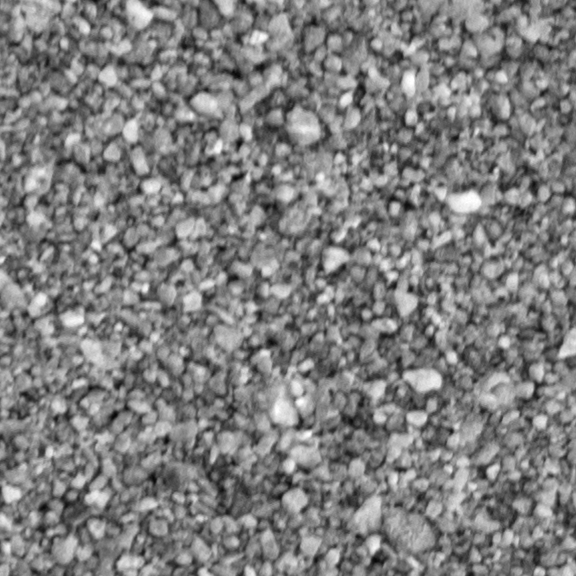
#> input picture Course_Computer_Vision/test/Sand/p010.png, 576 x 576 px, given in place of the camera
$ jupyter execute --allow-errors 13-OpjectDetection-OpenCv.ipynb   (text cells are left out)
#> lines starting #> are read from the running program, lines starting #| are printed output that depends on the picture; after the words box and inside, x2 and y2 are one past the last pixel; in counts of white or black regions, pixels touching at a corner belong together
[cell 1]
import numpy as np
import cv2
import os
os.chdir(r"C:\Users\DT1\Downloads")

[cell 2]
 #load image
img=cv2.imread("balls.jpg")
cv2.imshow("balls", img)
cv2.waitKey(0)
cv2.destroyAllWindows()

#> (a cell that did not finish here is left out)

[cell 4]
def nothing(value):
    print(value)
img=cv2.imread('balls.jpg')
#> (the rest of this cell did not finish here and is left out)

[cell 5]
cap=cv2.VideoCapture(0)
h=cap.set(cv2.CAP_PROP_FRAME_HEIGHT, 580)
w=cap.set(cv2.CAP_PROP_FRAME_WIDTH, 720)
fpr=cap.set(cv2.CAP_PROP_FPS, 30)
cv2.namedWindow("Tracking Video")

cv2.createTrackbar("LH", "Tracking Video", 0, 255, nothing)
cv2.createTrackbar("LS", "Tracking Video", 0, 255, nothing)
cv2.createTrackbar("LV", "Tracking Video", 0, 255, nothing)
cv2.createTrackbar("UH", "Tracking Video", 255, 255, nothing)
cv2.createTrackbar("US", "Tracking Video", 255, 255, nothing)
cv2.createTrackbar("UV", "Tracking Video", 255, 255, nothing)

while True:
    ret, frame = cap.read()
#> frame is the input picture: shape (576, 576, 3); min 6, max 255, mean 127
    if not ret:
        break
    font=cv2.FONT_HERSHEY_SIMPLEX
    # Colors in BGR
    WHITE  = (255, 255, 255)
    YELLOW = (0, 255, 255)
    GREEN  = (0, 255, 0)
    RED    = (0, 0, 255)


    hsv = cv2.cvtColor(frame, cv2.COLOR_BGR2HSV)
#> hsv: shape (576, 576, 3); mean H, S, V 0, 0, 127

    lh = cv2.getTrackbarPos("LH", "Tracking Video")
    ls = cv2.getTrackbarPos("LS", "Tracking Video")
    lv = cv2.getTrackbarPos("LV", "Tracking Video")
    uh = cv2.getTrackbarPos("UH", "Tracking Video")
    us = cv2.getTrackbarPos("US", "Tracking Video")
    uv = cv2.getTrackbarPos("UV", "Tracking Video")

    lower_bound = np.array([lh, ls, lv])
    upper_bound = np.array([uh, us, uv])

    mask = cv2.inRange(hsv, lower_bound, upper_bound)
#> mask: shape (576, 576); every value is 255
    result = cv2.bitwise_and(frame, frame, mask=mask)

    # [6 lines of commented-out code are left out]
    cv2.putText(mask, "Press 'q' to quit",
                (10, 30), font, 1, GREEN, 2)

    cv2.putText(mask, f"Height: {h}",
                (10, 60), font, 1, YELLOW, 2)

    cv2.putText(mask, f"Width: {w}",
                (10, 90), font, 1, YELLOW, 2)

    cv2.putText(mask, f"FPS: {fpr:.1f}",
                (10, 120), font, 1, RED, 2)
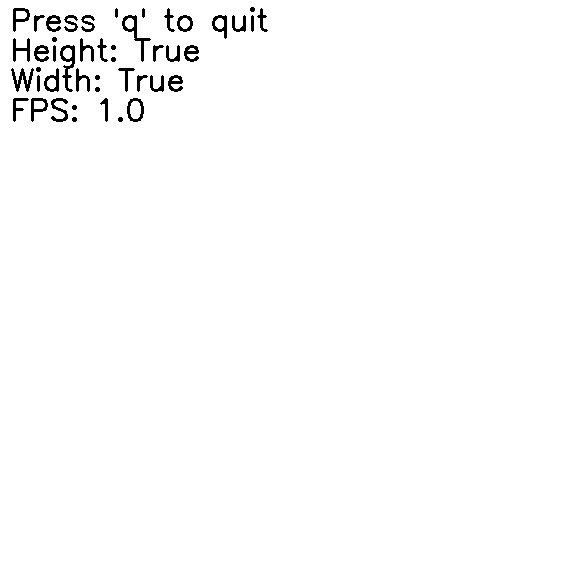
#> mask: shape (576, 576); 98.6% white; 46 black regions, largest, box (x1, y1, x2, y2) and area: (60, 45, 75, 92) 270, (122, 15, 151, 62) 266, (11, 68, 34, 92) 228


    # Result information
    cv2.putText(result, "Press 'q' to quit",
                (10, 30), font, 1, GREEN, 2)
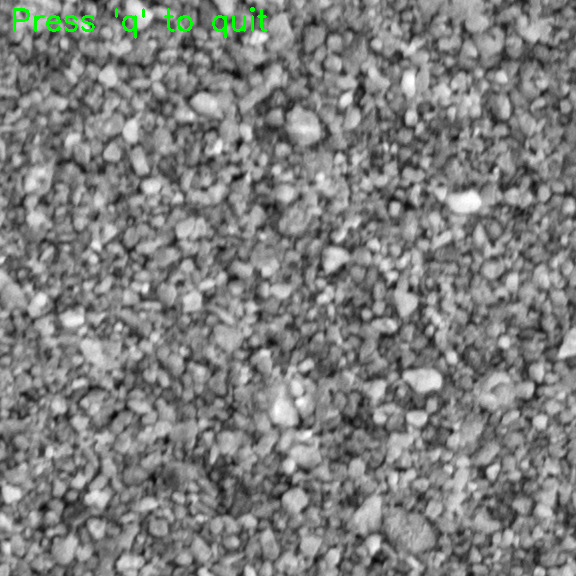
#> result: shape (576, 576, 3); 0.45% of pixels changed, all inside (x1, y1, x2, y2) = (13, 7, 268, 39)

    cv2.imshow("Mask", mask)
    cv2.imshow("Result", result)

    if cv2.waitKey(1) & 0xFF == ord('q'):
#> (key q is pressed here)
        break

cap.release()
cv2.destroyAllWindows()

[cell 6]
import cv2

cap = cv2.VideoCapture(0)

# Camera settings
cap.set(cv2.CAP_PROP_FRAME_WIDTH, 840)
cap.set(cv2.CAP_PROP_FRAME_HEIGHT, 680)
cap.set(cv2.CAP_PROP_FPS, 30)

font = cv2.FONT_HERSHEY_SIMPLEX

while True:

    ret, frame = cap.read()

    if not ret:
        break

    # Frame dimensions
    h, w = frame.shape[:2]
#> h = 576; w = 576
    cx, cy = w // 2, h // 2
#> cx = 288; cy = 288

    # Convert to HSV
    hsv = cv2.cvtColor(frame, cv2.COLOR_BGR2HSV)

    # Get center pixel
    hue = hsv[cy, cx, 0]
#> hue = 0
    b, g, r = frame[cy, cx]
#> b = 197; g = 197; r = 197

  # Detect color using Hue only

    if hue < 5:
        color = "Red"

    elif hue < 10:
        color = "Scarlet"

    elif hue < 15:
        color = "Vermilion"

    elif hue < 20:
        color = "Orange"

    elif hue < 25:
        color = "Amber"

    elif hue < 30:
        color = "Gold"

    elif hue < 35:
        color = "Yellow"

    elif hue < 40:
        color = "Lime Yellow"

    elif hue < 45:
        color = "Yellow Green"

    elif hue < 55:
        color = "Lime"

    elif hue < 65:
        color = "Green"

    elif hue < 75:
        color = "Emerald"

    elif hue < 85:
        color = "Turquoise"

    elif hue < 95:
        color = "Cyan"

    elif hue < 105:
        color = "Sky Blue"

    elif hue < 115:
        color = "Azure"

    elif hue < 125:
        color = "Blue"

    elif hue < 135:
        color = "Deep Blue"

    elif hue < 145:
        color = "Violet"

    elif hue < 155:
        color = "Purple"

    elif hue < 165:
        color = "Magenta"

    elif hue < 170:
        color = "Pink"

    else:
        color = "Red"

        # Center marker
    cv2.circle(frame, (cx, cy), 20, (255, 255, 255), 2)

    # Color label
    cv2.rectangle(
        frame,
        (cx - 60, cy - 80),
        (cx + 60, cy - 35),
        (30, 30, 30),
        -1
    )

    cv2.putText(
        frame,
        color,
        (cx - 40, cy - 48),
        font,
        0.8,
        (int(b), int(g), int(r)),
        2,
        cv2.LINE_AA
    )
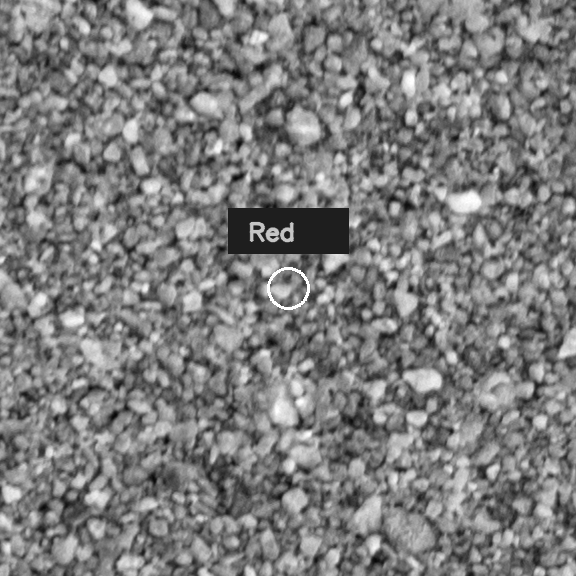
#> frame: shape (576, 576, 3); min 6, max 255, mean 125.8

    # Show video
    cv2.imshow("Color Detector", frame)

    # Quit
    if cv2.waitKey(1) & 0xFF == ord('q'):
#> (key q is pressed here)
        break

cap.release()
cv2.destroyAllWindows()
